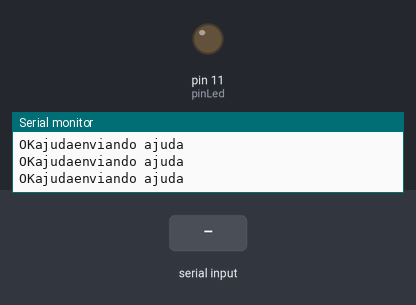
This sketch was run on a simulated Arduino Uno, built with avr-gcc and run on an emulated ATmega328P. Parts: output pins drawn as LEDs (lit = HIGH), the last lines printed to the serial monitor. Dashed ring = blinking. The inputs (shaded band) are chosen by the test bench.

Above: at 3.2 s.
3.3 s: "1" received over Serial
At 5.7 s:
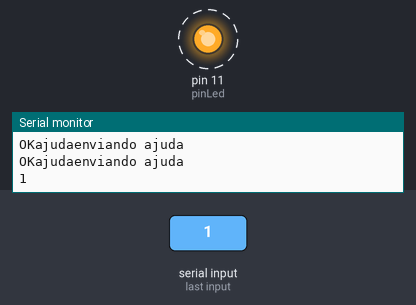
Timing chart, 0 to 12.3 s (numbered marks = the images above; inputs shaded):
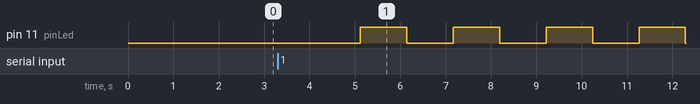

Measured:
- after the input at 3.3 s, pin 11 (pinLed): alternates HIGH for 1.0 s and LOW for 1.0 s, starting after 1.8 s

The sketch:

teste-lora.ino
```cpp
// //Inclusão de Bibliotecas
// #include <SoftwareSerial.h>

// // Definições de Pinos
// #define pinRX 7
// #define pinTx 8

// #define pinLed 11

// // Definições
// #define msg1 "OK"
// #define msg2 "ajuda"

// #define DISPONIVEL 0
// #define ESPERANDO 1
// #define CHAMANDO 2

// // Instanciando Objetos
// SoftwareSerial lora(pinRX, pinTx);

// // Declaração de Funções
// void piscaLed(int modo);

// // Declaração de Variáveis
// int funcao = 0;

// void setup() {
//   // put your setup code here, to run once:
//   Serial.begin(9600);
//   lora.begin(9600);

//   pinMode(pinLed, OUTPUT);
//   digitalWrite(pinLed, LOW);

//   delay(2000);

//   Serial.println("Fim Setup");
// }

// void loop() {
//   // put your main code here, to run repeatedly:

//   // Enviar mensagem
//   if (funcao == DISPONIVEL) {
//     // Usar botão para enviar mensagem se neessário, neste caso, colocar as linhas abaixo dentro da verificação
//     lora.print(msg2);
//     Serial.print("enviando");
//     Serial.println(msg2);
//     funcao = ESPERANDO;

//     if (lora.available()) {
//       String recebido = lora.readString();
//       Serial.print(recebido);

//       if (recebido == msg2) { funcao = CHAMANDO; }
//     }
//     // Se mandou mensagem
//     else if (funcao == ESPERANDO) {
//       // Usar botão para enviar mensagem se neessário, neste caso, colocar as 2 linhas abaixo dentro da verificação
//       lora.print(msg1);
//       funcao == DISPONIVEL;

//       if (lora.available()) {
//         String recebido = lora.readString();
//         Serial.print(recebido);

//         if (recebido == msg1) {
//           digitalWrite(pinLed, HIGH);
//           delay(5000);
//           digitalWrite(pinLed, LOW);

//           funcao == DISPONIVEL;
//         }
//       }
//     }
//     //
//     else if (funcao == CHAMANDO) {
//       // Usar botão para enviar mensagem se neessário, neste caso, colocar as 2 linhas abaixo dentro da verificação
//       String recebido = lora.readString();
//       lora.print(recebido);

//       if (lora.available()) {
//         Serial.print(recebido);
//         if (recebido == msg1) { funcao = DISPONIVEL; }
//       }
//     }
//   }
//   piscaLed(funcao);
// }
// // Função de Piscar LED
// void piscaLed(int modo) {
//   switch (modo) {
//     case ESPERANDO:
//       digitalWrite(pinLed, bitRead(millis(), 10));
//       break;
//     case CHAMANDO:
//       digitalWrite(pinLed, bitRead(millis(), 18));
//     default:
//       digitalWrite(pinLed, LOW);
//   }
// }
```

teste-lora-esp.ino
```cpp
// Definições de Pinos
#define pinRX 16  // Altere para o pino desejado
#define pinTX 17  // Altere para o pino desejado

#define pinLed 11

// Definições
#define msg1 "OK"
#define msg2 "ajuda"

#define DISPONIVEL 0
#define ESPERANDO 1
#define CHAMANDO 2

// Declaração de Variáveis
int funcao = 0;

void setup() {
  Serial.begin(9600);
  Serial.setPins(pinRX, pinTX); // Define os pinos RX e TX se necessário

  pinMode(pinLed, OUTPUT);
  digitalWrite(pinLed, LOW);

  delay(2000);
  Serial.println("Fim Setup");
}

void loop() {
  // Enviar mensagem
  if (funcao == DISPONIVEL) {
    Serial.print(msg2);
    Serial.print("enviando ");
    Serial.println(msg2);
    funcao = ESPERANDO;

    if (Serial.available()) {
      String recebido = Serial.readString();
      Serial.print(recebido);

      if (recebido == msg2) { funcao = CHAMANDO; }
    }
    // Se mandou mensagem
    else if (funcao == ESPERANDO) {
      Serial.print(msg1);
      funcao = DISPONIVEL;

      if (Serial.available()) {
        String recebido = Serial.readString();
        Serial.print(recebido);

        if (recebido == msg1) {
          digitalWrite(pinLed, HIGH);
          delay(5000);
          digitalWrite(pinLed, LOW);
          funcao = DISPONIVEL;
        }
      }
    }
    //
    else if (funcao == CHAMANDO) {
      if (Serial.available()) {
        String recebido = Serial.readString();
        Serial.print(recebido);

        if (recebido == msg1) { funcao = DISPONIVEL; }
      }
    }
  }
  piscaLed(funcao);
}

// Função de Piscar LED
void piscaLed(int modo) {
  switch (modo) {
    case ESPERANDO:
      digitalWrite(pinLed, bitRead(millis(), 10));
      break;
    case CHAMANDO:
      digitalWrite(pinLed, bitRead(millis(), 18));
      break;
    default:
      digitalWrite(pinLed, LOW);
  }
}
```
